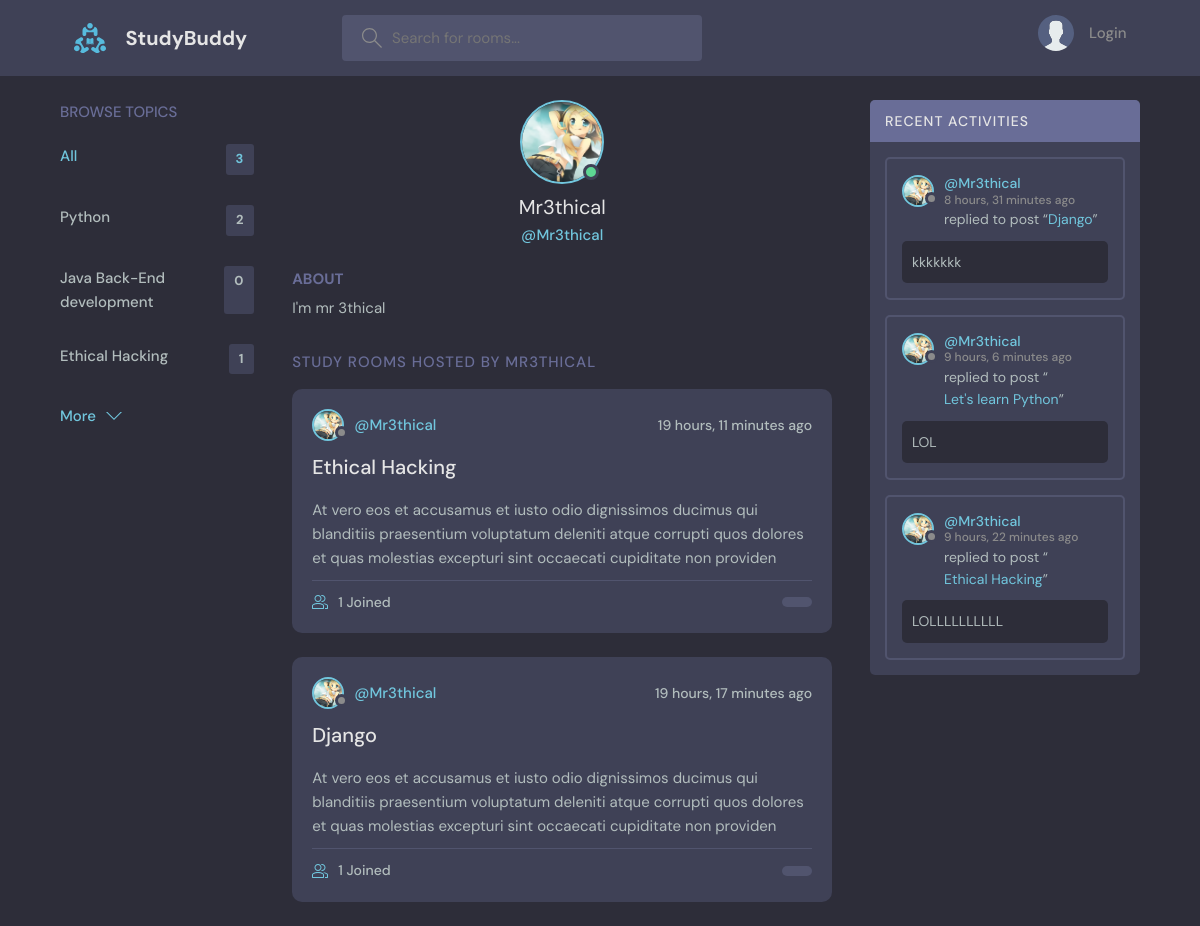
The app's page /profile/3, older data.
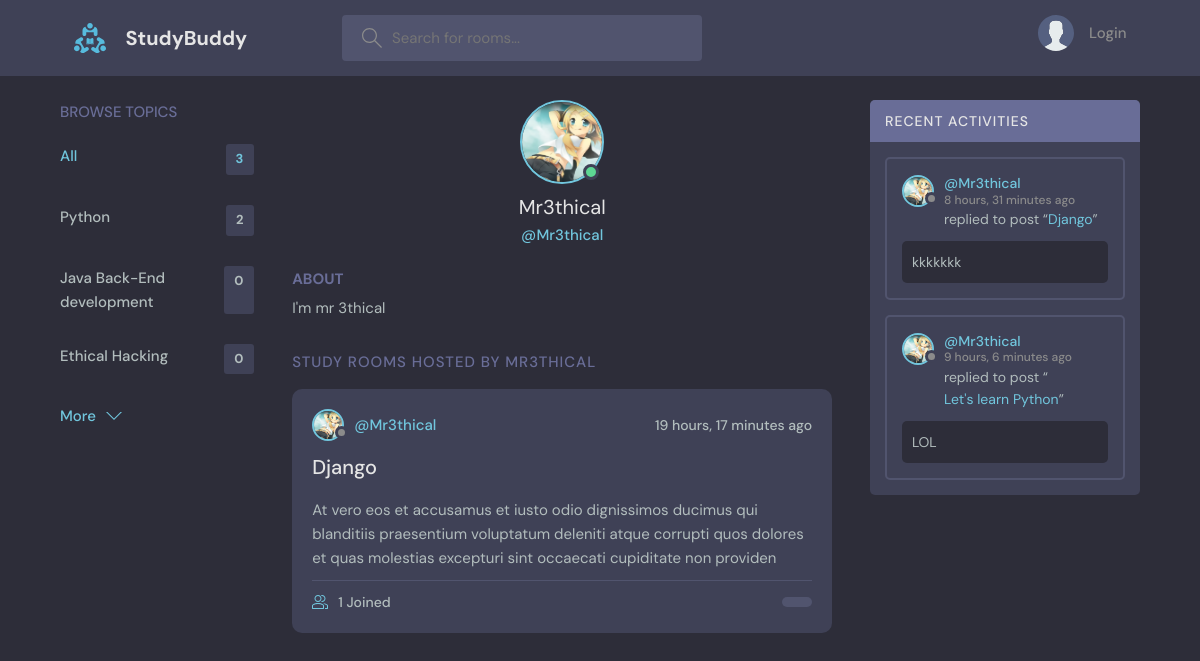
The same page, newer data.
### base/models.py (models this page shows, shortened)
class Topic(models.Model):
    name = models.CharField(max_length=100)

class Room(models.Model):
    name = models.CharField(max_length=100)
    host = models.ForeignKey(get_user_model(), on_delete=models.SET_NULL, null=True)
    topics = models.ForeignKey(Topic, on_delete=models.CASCADE)
    description = models.TextField(null=True, blank=True)
    participants = models.ManyToManyField(get_user_model(), related_name='participants', blank=True)
    updated = models.DateTimeField(auto_now=True)
    created = models.DateTimeField(auto_now_add=True)
    class Meta:
        ordering = ['-updated', '-created']
    def __str__(self):
        return self.name

class CustomUser(AbstractBaseUser, PermissionsMixin):
    email = models.EmailField(unique=True)
    username = models.CharField(max_length=100, unique=True)
    bio = models.TextField(null=True)
    avatar = models.ImageField(null=True, default='avatar.svg')
    is_staff = models.BooleanField(default=False)
    is_active = models.BooleanField(default=True)
    objects = CustomUserManager()
    USERNAME_FIELD = 'email'
    REQUIRED_FIELDS = ['username']
    def __str__(self):
        return self.username

class Messages(models.Model):
    user = models.ForeignKey(get_user_model(), on_delete=models.CASCADE)
    room = models.ForeignKey(Room, on_delete=models.CASCADE)
    body = models.TextField()
    updated = models.DateTimeField(auto_now=True)
    created = models.DateTimeField(auto_now_add=True)
    class Meta:
        ordering = ['-updated', '-created']

### base/views.py (the view)
# urls.py: path('profile/<str:pk>', views.profile_page, name='user-profile'),
def profile_page(request, pk):
    user_model = get_user_model()
    user = user_model.objects.get(id=pk)
    msgs = user.messages_set.all()
    rooms = Room.objects.filter(host=user)
    topics = Topic.objects.all()
    topics_count = topics.count()
    context = {'topics': topics, 'topics_count': topics_count, 'msgs': msgs, 'user': user, 'rooms': rooms}
    return render(request, 'base/profile.html', context)

### base/templates/base/profile.html (shortened to what this page needs)
{% extends 'main.html' %}
{% block content %}
  <main class="profile-page layout layout--3">
    <div class="container">
      {% include 'base/topics_component.html' %}
      <div class="roomList">
        <div class="profile">
          <div class="profile__avatar">
            <div class="avatar avatar--large active">
              <img src="{{user.avatar.url}}" />
            </div>
          </div>
          <div class="profile__info">
            <h3>{{user.username}}</h3>
            <p>@{{user.username}}</p>
          </div>
          <div class="profile__about">
            <h3>About</h3>
            <p>
              {{user.bio}}
            </p>
          </div>
        </div>
        <div class="roomList__header">
          <div>
            <h2>Study Rooms Hosted by {{user.username}}</h2>
          </div>
        </div>
        {% include 'base/feed_component.html' %}
      </div>
      {% include 'base/activity_component.html' %}
    </div>
  </main>
{% endblock content %}

### base/templates/base/topics_component.html
<div class="topics">
    <div class="topics__header">
        <h2>Browse Topics</h2>
    </div>
    <ul class="topics__list">
        <li>
            <a href="{% url 'home' %}" class="active">All <span>{{topics_count}}</span></a>
        </li>
        {% for topic in topics %}
        <li>
            <a href="{% url 'home' %}?q={{topic.name}}">{{topic.name}} <span>{{topic.room_set.all.count}}</span></a>
        </li>
        {% endfor %}
    </ul>
    <a class="btn btn--link" href="{% url 'topics' %}">
        More
        <svg version="1.1" xmlns="http://www.w3.org/2000/svg" width="32" height="32" viewBox="0 0 32 32">
            <title>chevron-down</title>
            <path d="M16 21l-13-13h-3l16 16 16-16h-3l-13 13z"></path>
        </svg>
    </a>
</div>

### base/templates/base/feed_component.html (shortened to what this page needs)
{% for room in rooms %}
<div class="roomListRoom">
    <div class="roomListRoom__header">
        <a href="{% url 'user-profile' room.host.id %}" class="roomListRoom__author">
            <div class="avatar avatar--small">
                <img src="{{room.host.avatar.url}}" />
            </div>
            <span>@{{room.host.username}}</span>
        </a>
        <div class="roomListRoom__actions">
            <span>{{room.created|timesince}} ago</span>
        </div>
    </div>
    <div class="roomListRoom__content">
        <a href="{% url 'room' room.id %}">{{room.name}}</a>
        <p>{{room.description}}</p>
    </div>
    <div class="roomListRoom__meta">
        <a href="{% url 'room' room.id %}" class="roomListRoom__joined">
            {{room.participants.all.count}} Joined
        </a>
        <p class="roomListRoom__topic">{{room.topic}}</p>
    </div>
</div>
{% endfor %}

### base/templates/base/activity_component.html (shortened to what this page needs)
<div class="activities">
    <div class="activities__header">
        <h2>Recent Activities</h2>
    </div>
    {% for msg in msgs %}
    <div class="activities__box">
        <div class="activities__boxHeader roomListRoom__header">
            <a href="{% url 'user-profile' msg.user.id %}" class="roomListRoom__author">
                <div class="avatar avatar--small">
                    <img src="{{msg.user.avatar.url}}" />
                </div>
                <p>
                  @{{msg.user}}
                  <span>{{msg.created|timesince}} ago</span>
                </p>
            </a>
        </div>
        <div class="activities__boxContent">
            <p>replied to post “<a href="{% url 'room' msg.room.id %}">{{msg.room}}</a>”</p>
            <div class="activities__boxRoomContent">
                {{msg.body}}
            </div>
        </div>
    </div>
    {% endfor %}
</div>

Row changes from the older to the newer data that the page shows:
removed Room: host.avatar (picture), host.username "Mr3thical", created "19 hours, 11 minutes", name "Ethical Hacking", description "At vero eos et accusamus et iusto odio dignissimos ducimus qui blanditiis praesentium voluptatum deleniti atque corrupti quos dolores et quas molestias excepturi sint occaecati cupiditate non providen", participants.all.count "1"
removed Messages: user.avatar (picture), user "Mr3thical", created "9 hours, 22 minutes", room "Ethical Hacking", body "LOLLLLLLLLLL"
computed for Topic "Ethical Hacking": room_set.all.count "1" → "0"
